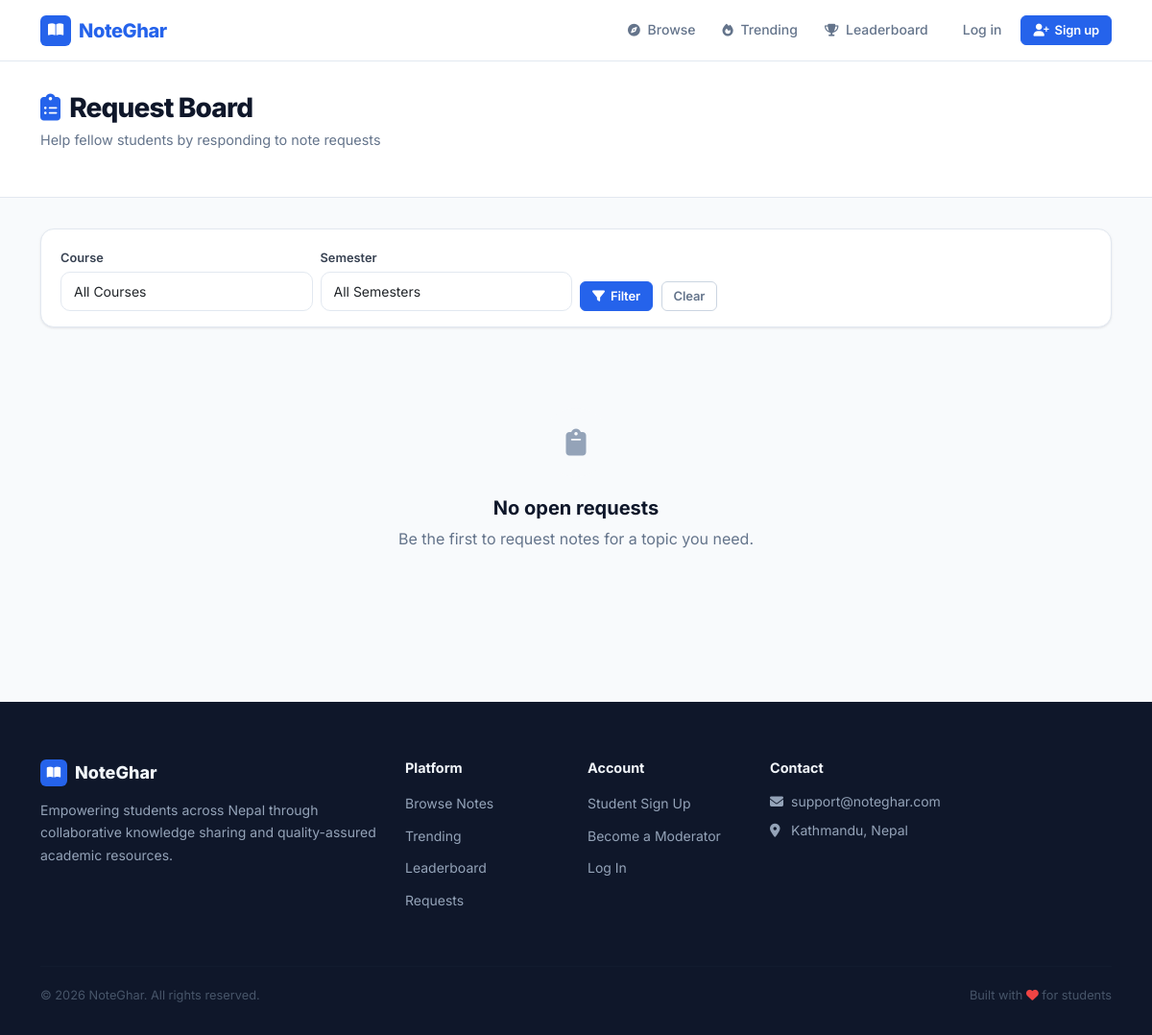
The app's page /notes/requests/, older data.
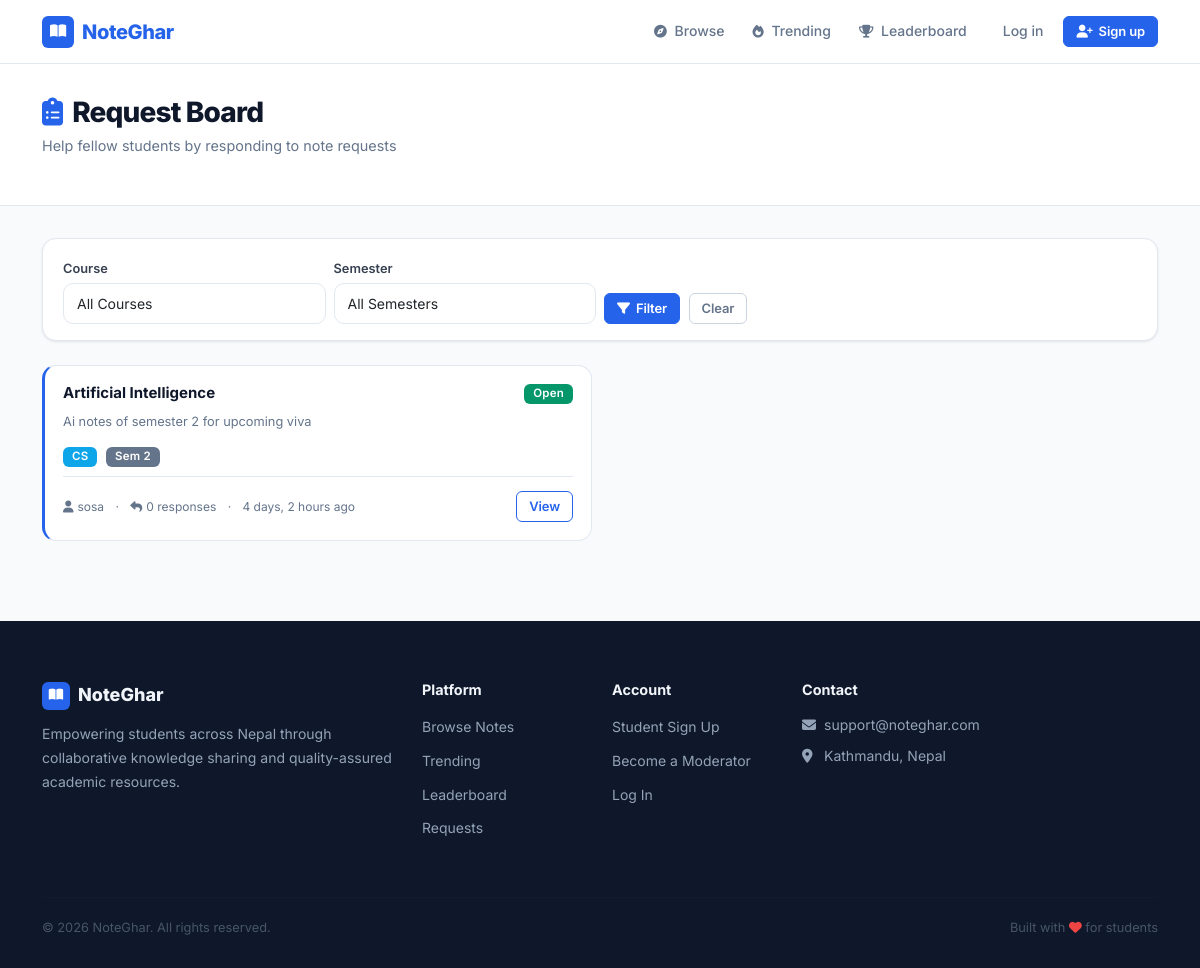
The same page, newer data.
### notes/models.py (models this page shows, shortened)
class NoteRequest(models.Model):
    STATUS_CHOICES = [
        ('open', 'Open'),
        ('fulfilled', 'Fulfilled'),
        ('expired', 'Expired'),
    ]
    requester = models.ForeignKey(settings.AUTH_USER_MODEL, on_delete=models.CASCADE, related_name='note_requests')
    course = models.ForeignKey('Course', on_delete=models.CASCADE)
    semester = models.ForeignKey('Semester', on_delete=models.CASCADE)
    subject = models.ForeignKey('Subject', on_delete=models.SET_NULL, null=True, blank=True)
    topic = models.CharField(max_length=200)
    description = models.TextField()
    status = models.CharField(max_length=20, choices=STATUS_CHOICES, default='open')
    created_at = models.DateTimeField(auto_now_add=True)
    expires_at = models.DateTimeField()
    fulfilled_by = models.ForeignKey(settings.AUTH_USER_MODEL, on_delete=models.SET_NULL, null=True, blank=True, related_name='fulfilled_requests')
    best_answer = models.ForeignKey('Note', on_delete=models.SET_NULL, null=True, blank=True, related_name='best_answer_for')
    class Meta:
        ordering = ['-created_at']
    def get_responses_count(self):
        return self.responses.count()

class Course(models.Model):
    name = models.CharField(max_length=200, unique=True)
    code = models.CharField(max_length=20, unique=True)
    description = models.TextField(blank=True)
    slug = models.SlugField(unique=True, blank=True)
    created_at = models.DateTimeField(auto_now_add=True)
    class Meta:
        ordering = ['name']

class Semester(models.Model):
    name = models.CharField(max_length=50)
    number = models.IntegerField(unique=True)
    class Meta:
        ordering = ['number']

### accounts/models.py (models this page shows, shortened)
class User(AbstractUser):
    ROLE_CHOICES = (
        ('student', 'Student'),
        ('moderator', 'Moderator'),
        ('admin', 'Admin'),
    )
    role = models.CharField(max_length=20, choices=ROLE_CHOICES, default='student')
    phone = models.CharField(max_length=15, blank=True, null=True)
    institution = models.ForeignKey(
        'notes.Institution',
        on_delete=models.SET_NULL,
        null=True,
        blank=True,
        related_name='users',
        help_text='User\'s affiliated institution'
    )
    profile_picture = models.ImageField(upload_to='profiles/', blank=True, null=True)
    bio = models.TextField(blank=True, null=True)
    is_verified = models.BooleanField(default=False)
    specialization_courses = models.ManyToManyField(
        'notes.Course',
        blank=True,
        related_name='specialized_moderators',
        help_text='Courses this moderator specializes in'
    )
    specialization_subjects = models.ManyToManyField(
        'notes.Subject',
        blank=True,
        related_name='specialized_moderators',
        help_text='Specific subjects within courses'
    )
    qualification_document = models.FileField(
        upload_to='qualifications/%Y/%m/',
        blank=True,
        null=True,
        help_text='Upload degree certificate, transcript, or other proof of qualification (PDF, JPG, PNG)'
    )
    qualification_verified = models.BooleanField(
        default=False,
        help_text='Admin has verified the qualification documents'
    )
    qualification_notes = models.TextField(
        blank=True,
        help_text='Admin notes about qualification verification'
    )
    created_at = models.DateTimeField(auto_now_add=True)
    updated_at = models.DateTimeField(auto_now=True)

### notes/views.py (the view)
# urls.py: path('requests/', views.request_board, name='request_board'),
def request_board(request):
    requests_list = NoteRequest.objects.filter(
        status='open',
        expires_at__gt=timezone.now()
    ).select_related('requester', 'course', 'semester', 'subject')
    course_id = request.GET.get('course')
    semester_id = request.GET.get('semester')
    if course_id:
        requests_list = requests_list.filter(course_id=course_id)
    if semester_id:
        requests_list = requests_list.filter(semester_id=semester_id)
    context = {
        'requests': requests_list,
        'courses': Course.objects.all(),
        'semesters': Semester.objects.all(),
    }
    return render(request, 'notes/request_board.html', context)

### notes/context_processors.py (called while the page is built, shortened)
def moderation_stats(request):
    return {}

### core/templates/notes/request_board.html (shortened to what this page needs)
{% extends 'base.html' %}
{% block content %}
<div class="page-header">
  <div class="container d-flex justify-content-between align-items-center flex-wrap gap-3">
    <div>
      <h1 class="page-title"><i class="fas fa-clipboard-list" style="color:var(--primary);margin-right:10px;"></i>Request Board</h1>
      <p class="page-subtitle">Help fellow students by responding to note requests</p>
    </div>
  </div>
</div>
<div class="container mb-5">
  <div class="card mb-4">
    <div class="card-body py-3">
      <form method="get" class="row g-2 align-items-end">
        <div class="col-md-3">
          <label class="form-label mb-1" style="font-size:.8rem;">Course</label>
          <select name="course" class="form-select form-select-sm">
            <option value="">All Courses</option>
          </select>
        </div>
        <div class="col-md-3">
          <label class="form-label mb-1" style="font-size:.8rem;">Semester</label>
          <select name="semester" class="form-select form-select-sm">
            <option value="">All Semesters</option>
          </select>
        </div>
        <div class="col-auto">
          <button type="submit" class="btn btn-primary btn-sm"><i class="fas fa-filter"></i> Filter</button>
          <a href="{% url 'notes:request_board' %}" class="btn btn-secondary btn-sm ms-1">Clear</a>
        </div>
      </form>
    </div>
  </div>
  {% if requests %}
  <div class="row g-3">
    {% for req in requests %}
    <div class="col-md-6">
      <div class="note-card" style="border-left:3px solid var(--primary);">
        <div class="d-flex justify-content-between align-items-start mb-2">
          <h6 style="font-weight:700;font-size:.9375rem;color:var(--dark);margin:0;">{{ req.topic }}</h6>
          <span class="badge bg-success" style="flex-shrink:0;">Open</span>
        </div>
        <p style="font-size:.8rem;color:var(--text-muted);margin-bottom:10px;">{{ req.description|truncatewords:20 }}</p>
        <div class="mb-2">
          <span class="badge bg-info me-1">{{ req.course.code }}</span>
          <span class="badge bg-secondary me-1">Sem {{ req.semester.number }}</span>
        </div>
        <div class="note-card-footer d-flex justify-content-between align-items-center">
          <div style="font-size:.75rem;color:var(--text-muted);">
            <i class="fas fa-user me-1"></i>{{ req.requester.username }}
            <span class="mx-2">·</span>
            <i class="fas fa-reply me-1"></i>{{ req.get_responses_count }} response{{ req.get_responses_count|pluralize }}
            <span class="mx-2">·</span>
            {{ req.created_at|timesince }} ago
          </div>
          <div class="d-flex gap-2">
            <a href="{% url 'notes:request_detail' req.pk %}" class="btn btn-outline-primary btn-sm">View</a>
          </div>
        </div>
      </div>
    </div>
    {% endfor %}
  </div>
  {% else %}
  <div class="empty-state">
    <div class="empty-state-icon"><i class="fas fa-clipboard"></i></div>
    <h5>No open requests</h5>
    <p>Be the first to request notes for a topic you need.</p>
  </div>
  {% endif %}
</div>
{% endblock %}

Row changes from the older to the newer data that the page shows:
added NoteRequest: topic "Artificial Intelligence", description "Ai notes of semester 2 for upcoming viva", course.code "CS", semester.number "2", requester.username "sosa", get_responses_count "0", created_at "4 days, 2 hours"
Text that changed along with them:
text no longer shown: "No open requests Be the first to request notes for a topic you need."
